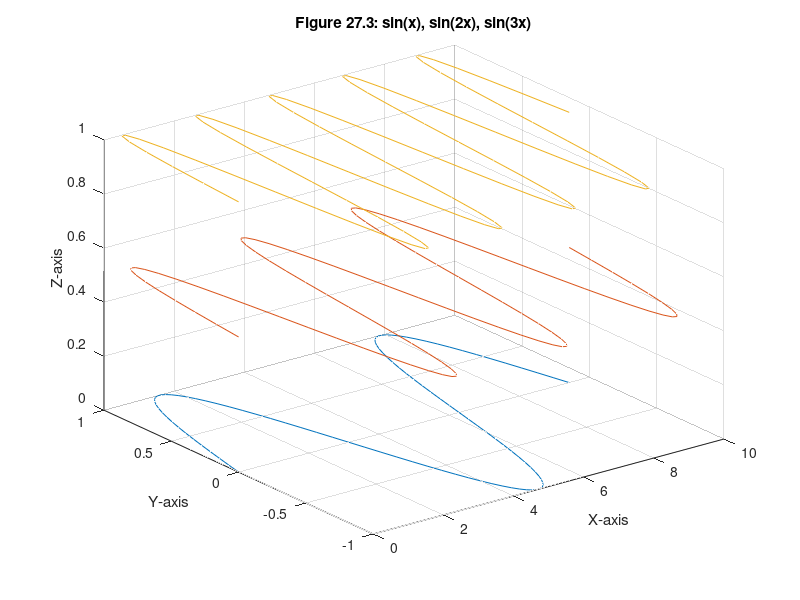

MATLAB code to generate this figure:
% mm2703.m
x = linspace(0,3*pi);  % x-axis data
z1 = sin(x);           % plot in x-z plane
z2 = sin(2*x);
z3 = sin(3*x);
y1 = zeros(size(x));   % spread out along y-axes
y3 = ones(size(x));    % by giving each curve different y-axis values
y2 = y3/2;
plot3(x,z1,y1,x,z2,y2,x,z3,y3)
grid on
xlabel('X-axis'), ylabel('Y-axis'), zlabel('Z-axis')
title('Figure 27.3: sin(x), sin(2x), sin(3x)')
